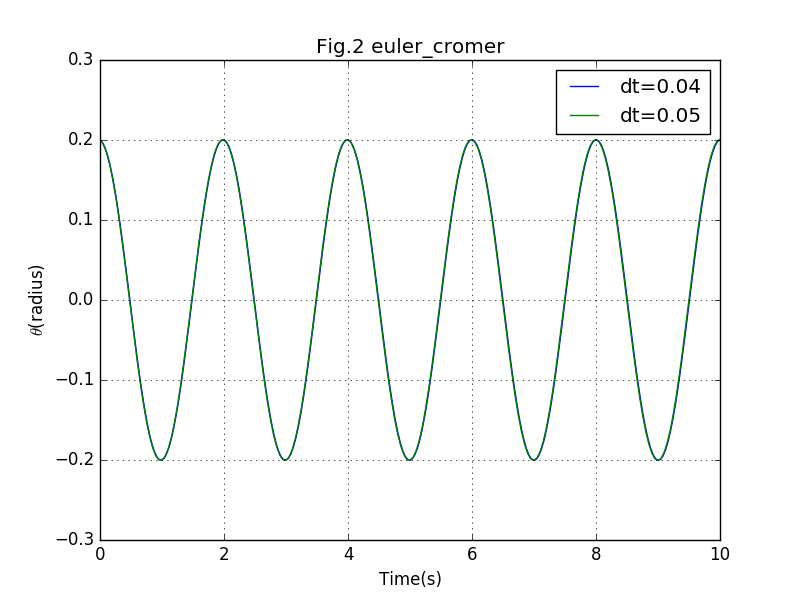

Python code for this plot:
import math
import matplotlib.pyplot as plt

g=9.8

def euler_cromer(omega0,theta0,l,T,dt):
    t=0
    omega,theta = omega0,theta0
    motion=[[]for i in range(3)]
    motion[0].append(omega)
    motion[1].append(theta)
    motion[2].append(t)
    while t<=T:
        omega = omega-(g/l)*theta*dt
        theta = theta+omega*dt
        t = t+dt
        motion[0].append(omega)
        motion[1].append(theta)
        motion[2].append(t)
    return motion

d=euler_cromer(0,0.2,1,10,0.04)
plt.plot(d[2],d[1],linestyle='-',linewidth=1.0,label='dt=0.04')
d=euler_cromer(0,0.2,1,10,0.05)
plt.plot(d[2],d[1],linestyle='-',linewidth=1.0,label='dt=0.05')


plt.xlim(0,10)
plt.grid(True,color='k')
plt.title('Fig.2 euler_cromer')
plt.xlabel('Time(s)')
plt.ylabel(r'$\theta$(radius)')
plt.legend()
plt.show()
